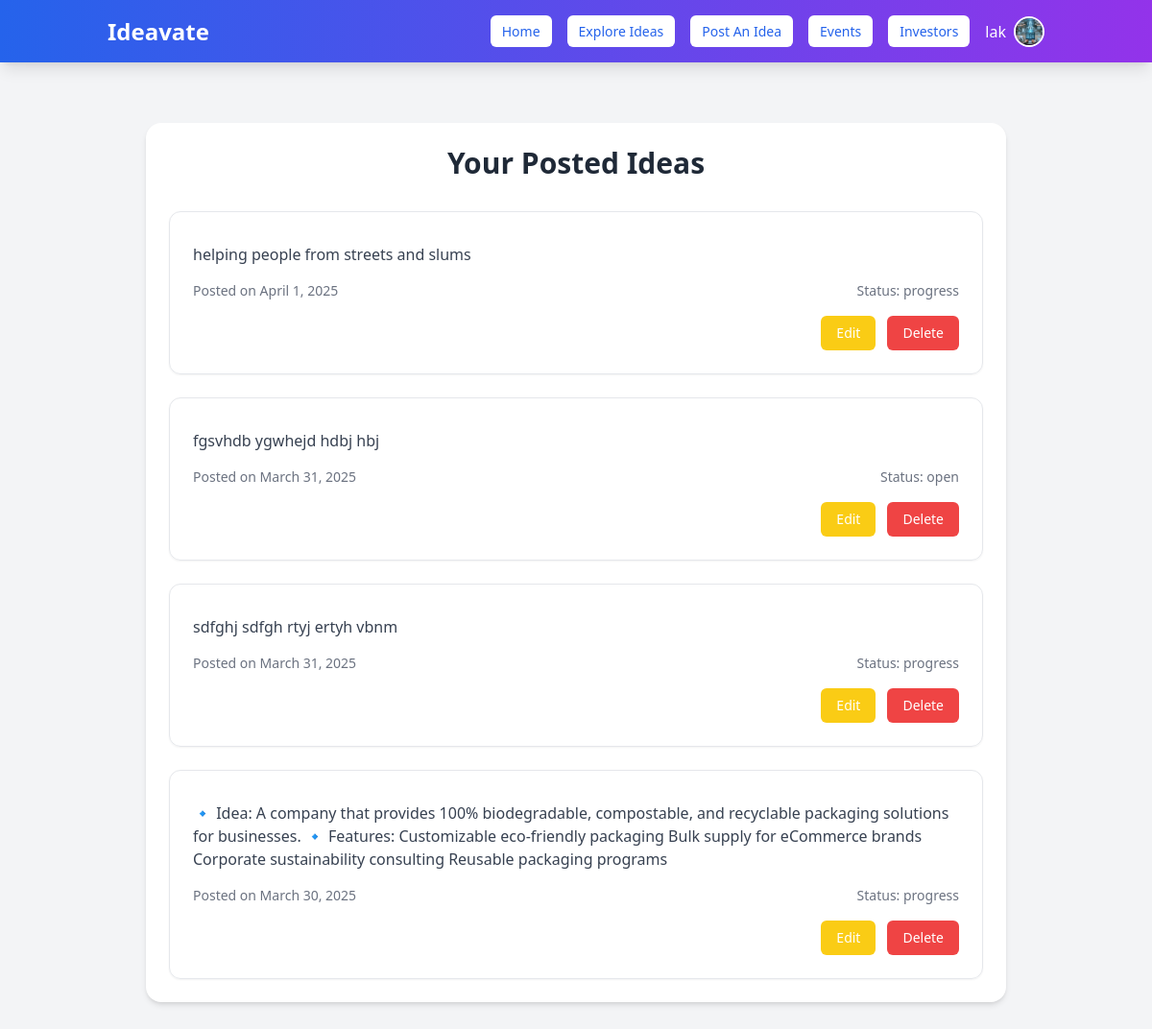
Before: /your-ideas/ (signed in) with the older database file.
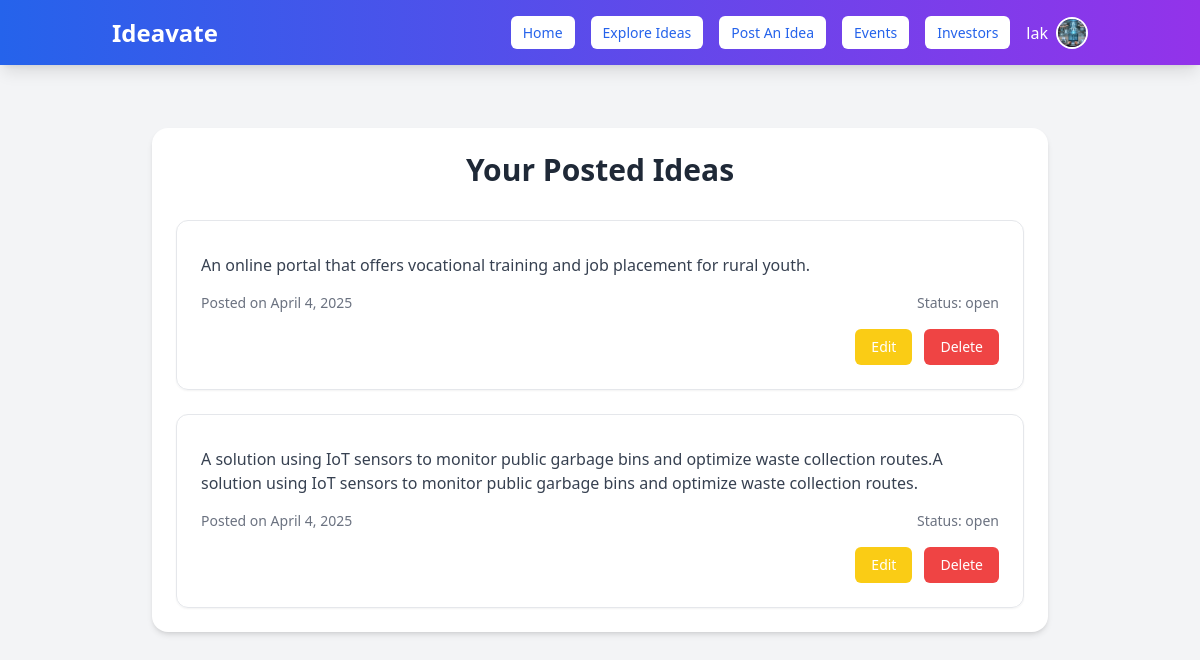
After: the same page with the newer database file.
### myapp/models.py (models this page shows, shortened)
class Idea(models.Model):
    user = models.ForeignKey(User, on_delete=models.CASCADE, related_name="ideas")
    idea_name = models.CharField(max_length=100)
    description = models.TextField(blank=True)
    category = models.CharField(max_length=100, blank=True, null=True)  # Example: Tech, Health, AI
    funding_goal = models.DecimalField(max_digits=10, decimal_places=2, null=True, blank=True)
    estimated_investment = models.DecimalField(max_digits=10, decimal_places=2, null=True, blank=True)
    collaboration = models.BooleanField(default=False)
    status = models.CharField(
        max_length=20,
        choices=[("open", "Open for Investment"), ("progress", "In Progress"), ("completed", "Completed")],
        default="open"
    )
    created_at = models.DateTimeField(auto_now_add=True)  # Timestamp when idea is posted
    updated_at = models.DateTimeField(auto_now=True)  # Timestamp when idea is modified
    class Meta:
        verbose_name = "Idea"
        verbose_name_plural = "Ideas"
        ordering = ["-created_at"]  # Show newest ideas first

### myapp/views.py (the view)
# urls.py: path('your-ideas/', views.your_ideas_view, name='your_ideas'),
@login_required(login_url='signin')
def your_ideas_view(request):
    user_ideas = Idea.objects.filter(user=request.user).order_by('-created_at')  # or '-id'
    return render(request, 'your_ideas.html', {'ideas': user_ideas})

### templates/your_ideas.html (shortened to what this page needs)
{% extends 'navbar.html' %}
{% load static %}
{% block content %}
<div class="max-w-4xl mx-auto mt-12 p-6 bg-white rounded-2xl shadow-md">
    <h2 class="text-3xl font-bold text-gray-800 mb-8 text-center">Your Posted Ideas</h2>
    {% if ideas %}
        <div class="space-y-6">
            {% for idea in ideas %}
                <div class="border border-gray-200 rounded-xl p-6 shadow-sm hover:shadow-md transition">
                    <p class="text-gray-700 mb-4">{{ idea.description|truncatewords:40 }}</p>
                    <div class="flex justify-between items-center text-sm text-gray-500">
                        <span>Posted on {{ idea.created_at|date:"F j, Y" }}</span>
                        <span>Status: {{ idea.status|default:"Pending" }}</span>
                    </div>
                    <div class="mt-4 flex justify-end space-x-3">
                        <a href="{% url 'edit_idea' idea.id %}" class="px-4 py-2 bg-yellow-400 text-white rounded-md hover:bg-yellow-500 text-sm font-medium">
                            Edit
                        </a>
                        <form method="POST" action="{% url 'delete_idea' idea.id %}" onsubmit="return confirm('Are you sure you want to delete this idea?');">
                            <button type="submit" class="px-4 py-2 bg-red-500 text-white rounded-md hover:bg-red-600 text-sm font-medium">
                                Delete
                            </button>
                        </form>
                    </div>
                </div>
            {% endfor %}
        </div>
    {% else %}
        <p class="text-center text-gray-500">You haven't posted any ideas yet.</p>
    {% endif %}
</div>
{% endblock %}

Changed rows visible on the page:
removed Idea: description "helping people from streets and slums", created_at "April 1, 2025", status "progress"
removed Idea: description "fgsvhdb ygwhejd hdbj hbj", created_at "March 31, 2025", status "open"
removed Idea: description "sdfghj sdfgh rtyj ertyh vbnm", created_at "March 31, 2025", status "progress"
removed Idea: description "🔹 Idea: A company that provides 100% biodegradable, compostable, and recyclable packaging solutions for businesses. 🔹 Features: Customizable eco-friendly packaging Bulk supply for eCommerce brands Corporate sustainability consulting Reusable packaging programs", created_at "March 30, 2025", status "progress"
added Idea: description "An online portal that offers vocational training and job placement for rural youth.", created_at "April 4, 2025", status "open"
added Idea: description "A solution using IoT sensors to monitor public garbage bins and optimize waste collection routes.A solution using IoT sensors to monitor public garbage bins and optimize waste collection routes.", created_at "April 4, 2025", status "open"
